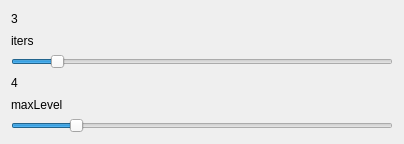
<?xml version="1.0" encoding="UTF-8"?>
<ui version="4.0">
 <class>LukasKanadeOpticalFLowDialog</class>
 <widget class="QDialog" name="LukasKanadeOpticalFLowDialog">
  <property name="geometry">
   <rect>
    <x>0</x>
    <y>0</y>
    <width>404</width>
    <height>144</height>
   </rect>
  </property>
  <property name="windowTitle">
   <string>LukasKanadeOpticalFLowDialog</string>
  </property>
  <layout class="QVBoxLayout" name="verticalLayout">
   <item>
    <widget class="QLabel" name="itersValueLabel">
     <property name="text">
      <string>3</string>
     </property>
    </widget>
   </item>
   <item>
    <widget class="QLabel" name="itersLabel">
     <property name="text">
      <string>iters</string>
     </property>
    </widget>
   </item>
   <item>
    <widget class="QSlider" name="itersSlider">
     <property name="minimum">
      <number>1</number>
     </property>
     <property name="maximum">
      <number>20</number>
     </property>
     <property name="value">
      <number>3</number>
     </property>
     <property name="orientation">
      <enum>Qt::Horizontal</enum>
     </property>
    </widget>
   </item>
   <item>
    <widget class="QLabel" name="maxLevelValueLabel">
     <property name="text">
      <string>4</string>
     </property>
    </widget>
   </item>
   <item>
    <widget class="QLabel" name="maxLevelLabel">
     <property name="text">
      <string>maxLevel</string>
     </property>
    </widget>
   </item>
   <item>
    <widget class="QSlider" name="maxLevelSlider">
     <property name="minimum">
      <number>1</number>
     </property>
     <property name="maximum">
      <number>20</number>
     </property>
     <property name="value">
      <number>4</number>
     </property>
     <property name="orientation">
      <enum>Qt::Horizontal</enum>
     </property>
    </widget>
   </item>
  </layout>
 </widget>
 <layoutdefault spacing="6" margin="11"/>
 <resources/>
 <connections>
  <connection>
   <sender>itersSlider</sender>
   <signal>valueChanged(int)</signal>
   <receiver>itersValueLabel</receiver>
   <slot>setNum(int)</slot>
   <hints>
    <hint type="sourcelabel">
     <x>210</x>
     <y>40</y>
    </hint>
    <hint type="destinationlabel">
     <x>372</x>
     <y>36</y>
    </hint>
   </hints>
  </connection>
  <connection>
   <sender>maxLevelSlider</sender>
   <signal>valueChanged(int)</signal>
   <receiver>maxLevelValueLabel</receiver>
   <slot>setNum(int)</slot>
   <hints>
    <hint type="sourcelabel">
     <x>210</x>
     <y>120</y>
    </hint>
    <hint type="destinationlabel">
     <x>372</x>
     <y>116</y>
    </hint>
   </hints>
  </connection>
 </connections>
</ui>
